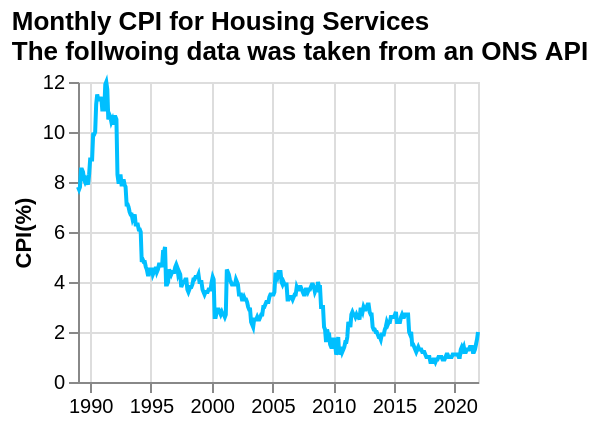

Here is the Vega-Lite specification saved for this chart:
### Vega-Lite specification from a JSON file in a GitHub repository (floating-point values rounded to 4 significant figures; data arrays with more than 128 entries replaced by an {"elided": "..."} marker saying what was removed)
{"$schema": "https://vega.github.io/schema/vega-lite/v5.json", "title": {"text": "Monthly CPI for Housing Services", "subtitle": "The follwoing data was taken from an ONS API", "subtitleFontStyle": "Ubuntu", "anchor": "start", "color": "black"}, "data": {"values": {"elided": "405 records"}}, "height": 150, "width": 200, "mark": {"type": "line", "color": "#00BFFF", "strokeWidth": 2, "opacity": 1}, "transform": [{"filter": "datum.year>minYear"}, {"filter": "datum.year<maxYear"}], "params": [{"name": "minYear", "value": 1980, "bind": {"input": "range", "min": 1980, "max": 2022, "step": 1, "name": "Start year:"}}, {"name": "maxYear", "value": 2022, "bind": {"input": "range", "min": 1980, "max": 2022, "step": 1, "name": "End year:"}}], "encoding": {"x": {"field": "date", "type": "temporal", "axis": {"labelAngle": 0}, "title": ""}, "y": {"field": "value", "type": "quantitative", "title": "CPI(%)"}}}
